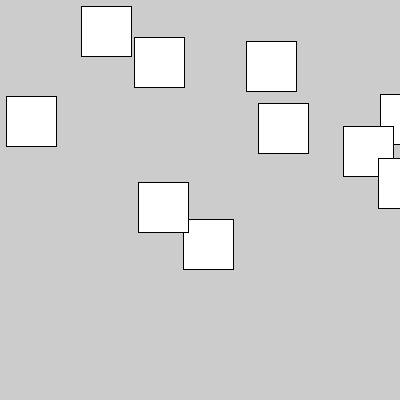
Frame 1 (no input)
Frame 60 (the mouse pressed at the canvas centre just before this capture): identical to frame 1, image omitted
Frame 120 (the mouse held since frame 60 and released just before this capture): identical to frame 1, image omitted

The Processing sketch that drew this single still picture (run headless with seeded random() and noise(); from frame 60 on, the mouse is pressed at the canvas centre):

// Processing sketch: TaskFour
// ── TaskFour.pde

void setup() {
  size(400, 400);

  for (int i=0; i < squares.length; i++) {
    float x = random(0, width);
    float y = random(0, height);
    squares[i] = new Square(x, y);
  }
}
  void draw() {

    for (int i = 0; i < squares.length; i++) {
      squares[i].display();
    }
  }

  //arrSquares[0] = new Square(20, 30);

  //println("x-pos: " + arrSquares[0].xposition +" -- "+ "y-pos: " + arrSquares[0].yposition);

  //arrSquares[0].display(); //Draws square


Square[] arrSquares = new Square[10];
Square[] squares = new Square[10];

// ── Square.pde
class Square {
  float xposition;
  float yposition;

  Square(float xposition, float yposition) {
    this.xposition = xposition;
    this.yposition = yposition;
  }

  void display() {
    rect(xposition, yposition, 50,50);
  }
}
